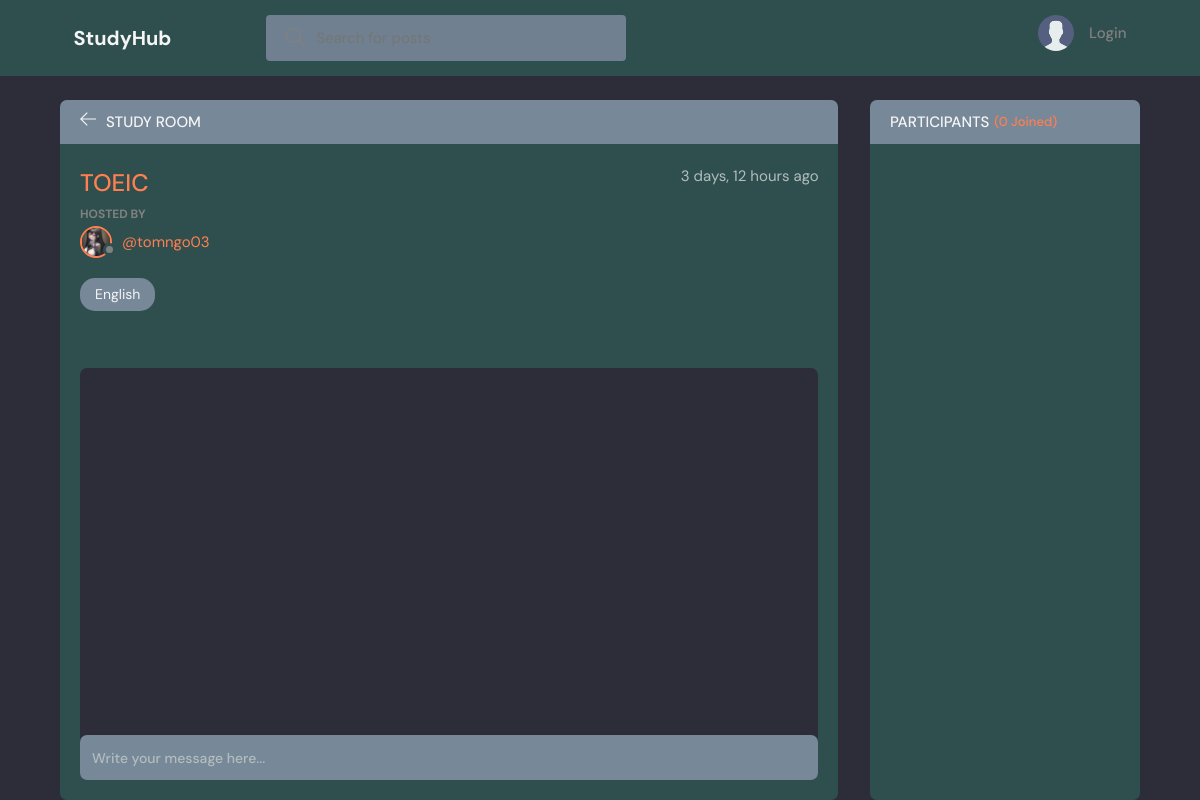
/room/3/, run on an earlier commit of the app's database.
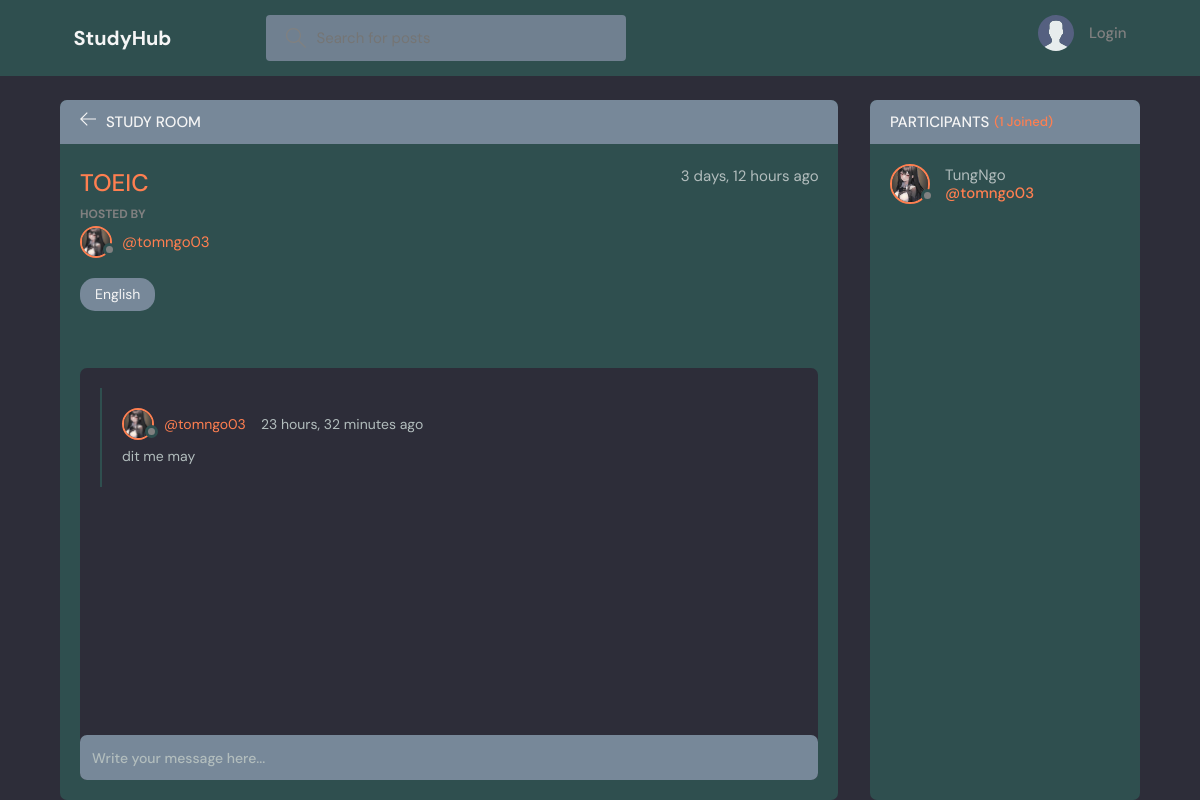
And on a later commit of the database.
### study_project/models.py (models this page shows, shortened)
class Message(models.Model):
    user = models.ForeignKey(User, on_delete=models.CASCADE)
    room = models.ForeignKey(Room, on_delete=models.CASCADE)
    body = models.TextField()
    updated = models.DateTimeField(auto_now=True)
    created = models.DateTimeField(auto_now_add=True)
    class Meta:
        ordering = ['-updated', '-created']

class User(AbstractUser):
    name = models.CharField(max_length=200, null=True)
    email = models.EmailField(unique=True, null=True)
    bio = models.TextField(null=True)
    avatar = models.ImageField(null=True, default="avatar.svg")
    groups = models.ManyToManyField(
        'auth.Group',
        related_name='auth_users',
        related_query_name='auth_user_set',
        blank=True,
        help_text='The groups this user belongs to. A user will get all permissions granted to each of their groups.',
        verbose_name='groups',
    )
    user_permissions = models.ManyToManyField(
        'auth.Permission',
        related_name='auth_users',
        related_query_name='auth_user_set',
        blank=True,
        help_text='Specific permissions for this user.',
        verbose_name='user permissions',
    )
    USERNAME_FIELD = 'email'
    REQUIRED_FIELDS = []

### study_project/views.py (the view, shortened to what this page needs)
# urls.py: path('room/<str:pk>/', views.room, name="room"),
def room(request, pk):
    room = Room.objects.get(id=pk)
    room_messages = room.message_set.all()
    participants = room.participants.all()
    context = {'room': room, 'room_messages': room_messages,
               'participants': participants}
    return render(request, 'study_project/room.html', context)

### study_project/models.py (called while the page is built)
    def __str__(self):
        return self.name

### study_project/templates/study_project/room.html (shortened to what this page needs)
{% extends 'main.html' %}
{% block content %}
<main class="profile-page layout layout--2">
  <div class="container">
    <div class="room">
      <div class="room__top">
        <div class="room__topLeft">
          <a href="{% url 'home' %}">
            <svg version="1.1" xmlns="http://www.w3.org/2000/svg" width="32" height="32" viewBox="0 0 32 32">
              <title>arrow-left</title>
              <path
                d="M13.723 2.286l-13.723 13.714 13.719 13.714 1.616-1.611-10.96-10.96h27.625v-2.286h-27.625l10.965-10.965-1.616-1.607z">
              </path>
            </svg>
          </a>
          <h3>Study Room</h3>
        </div>
      </div>
      <div class="room__box scroll">
        <div class="room__header scroll">
          <div class="room__info">
            <h3>{{room.name}}</h3>
            <span>{{room.created|timesince}} ago</span>
          </div>
          <div class="room__hosted">
            <p>Hosted By</p>
            <a href="{% url 'user-profile' room.host.id %}" class="room__author">
              <div class="avatar avatar--small">
                <img src="{{room.host.avatar.url}}" />
              </div>
              <span>@{{room.host.username}}</span>
            </a>
          </div>
          <span class="room__topics">{{room.topic}}</span>
        </div>
        <div class="room__conversation">
          <div class="threads scroll">
            {% for message in room_messages %}
            <div class="thread">
              <div class="thread__top">
                <div class="thread__author">
                  <a href="{% url 'user-profile' message.user.id %}" class="thread__authorInfo">
                    <div class="avatar avatar--small">
                      <img src="{{message.user.avatar.url}}" />
                    </div>
                    <span>@{{message.user.username}}</span>
                  </a>
                  <span class="thread__date">{{message.created|timesince}} ago</span>
                </div>
              </div>
              <div class="thread__details">
                {{message.body}}
              </div>
            </div>
            {% endfor %}
          </div>
        </div>
      </div>
      <div class="room__message">
        <form action="" method="POST">
          <input name="body" placeholder="Write your message here..." />
        </form>
      </div>
    </div>
    <div class="participants">
      <h3 class="participants__top">Participants <span>({{participants.count}} Joined)</span></h3>
      <div class="participants__list scroll">
        {% for user in participants %}
        <a href="{%  url 'user-profile' user.id %}" class="participant">
          <div class="avatar avatar--medium">
            <img src="{{user.avatar.url}}" />
          </div>
          <p>
            {{user.name}}
            <span>@{{user.username}}</span>
          </p>
        </a>
        {% endfor %}
      </div>
    </div>
  </div>
</main>
{% endblock content %}

What changed in the data, as far as the page shows it:
added Message: user.avatar (picture), user.username "tomngo03", created "23 hours, 32 minutes", body "dit me may"
now on this page (row unchanged): User: avatar (picture), name "TungNgo", username "tomngo03"
Also different on the page:
{{ participants.count }}: "0" → "1"
